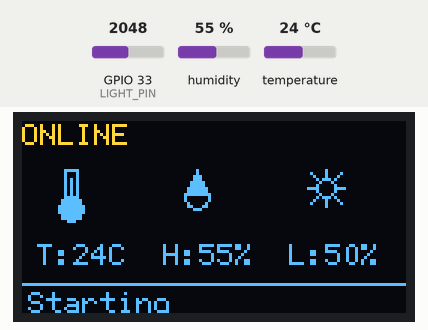
Recording of a sketch running on a simulated ESP32. On the bench: 128×64 one-colour display. The inputs (shaded band) are chosen by the test bench; at power-on: humidity 55 %, GPIO 33 (LIGHT_PIN) = 2048, temperature 24 °C (analog values on the 0–4095 scale). The OLED is the two-colour kind (top 16 rows yellow); WiFi joins after 1.5 s; servers stay silent unless stated; uploads are accepted with an empty reply; what the sketch prints to the serial monitor is not drawn.

Above: at 3.9 s.
4.0 s: humidity set to 22 %
At 5.2 s:
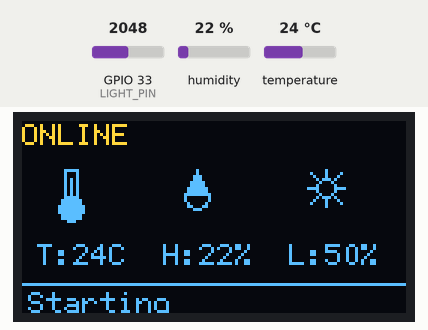
6.2 s: GPIO 33 (LIGHT_PIN) set to 2866
At 7.9 s:
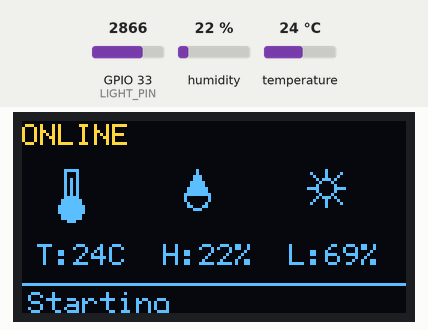
8.2 s: temperature set to 12 °C
At 9.4 s:
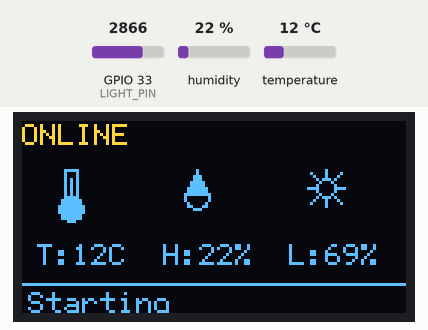
10.2 s: GPIO 33 (LIGHT_PIN) set to 3603
At 13.3 s:
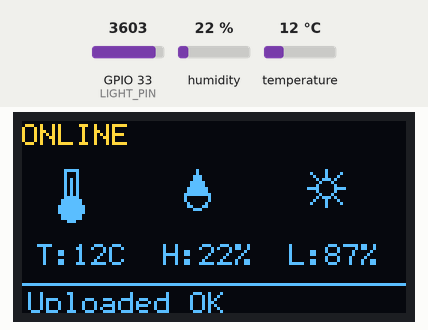
14.2 s: humidity set to 40 %
At 15.2 s:
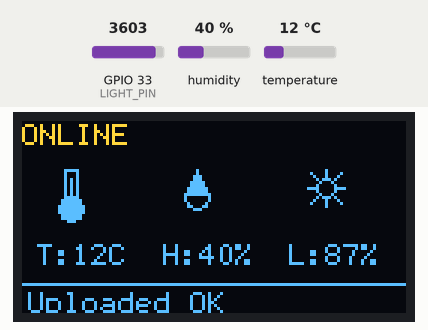
16.2 s: GPIO 33 (LIGHT_PIN) set to 4095
At 17.9 s:
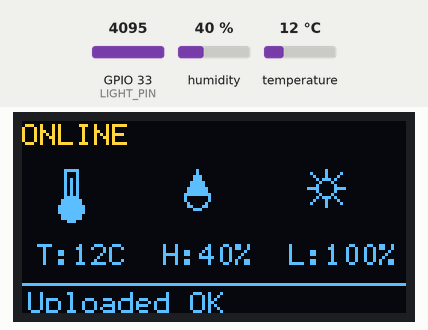
Timing chart, 0 to 19.2 s (numbered marks = the images above; inputs shaded):
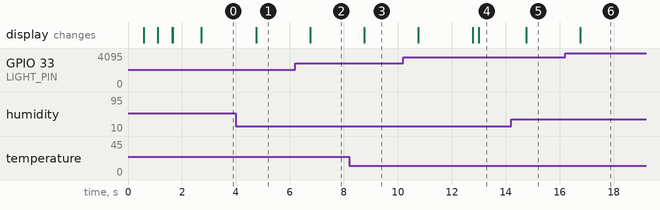

Measured:
- after the input at 4.0 s, the display: changes after 0.76 s (image 1)
- after the input at 6.2 s, the display: changes after 0.56 s (image 2)
- after the input at 8.2 s, the display: changes after 0.56 s (image 3)
- after the input at 14.2 s, the display: changes after 0.56 s (image 5)
- after the input at 16.2 s, the display: changes after 0.56 s (image 6)

The sketch:

24_google_dht_light_oled.ino
```cpp
#include <SimpleDHT.h>
#include <Wire.h>
#include <U8g2lib.h>
#include <WiFi.h>
#include <WiFiClientSecure.h>
#include <HTTPClient.h>

constexpr uint8_t DHT11_PIN = 14;
constexpr uint8_t LIGHT_PIN = 33;
constexpr char WIFI_SSID[] = "a";
constexpr char WIFI_PASSWORD[] = "YOUR_WIFI_PASSWORD";
constexpr char SHEET_ID[] = "1xPUW_jhTFVC8TJthiWnef2BqVDeWKtv-WPamYopdars";
constexpr char SHEET_NAME[] = "data1";
constexpr char SCRIPT_URL[] =
    "https://script.google.com/macros/s/AKfycbyR-Yp-uu4nIvnjvnkILaQ5AX8yFxp-UpBO-Sqs0su3ai1N_BvQsz_Q/exec";
constexpr unsigned long UPLOAD_INTERVAL = 10000;

SimpleDHT11 dht11(DHT11_PIN);
U8G2_SSD1306_128X64_NONAME_F_HW_I2C u8g2(
    U8G2_R0, /* reset=*/U8X8_PIN_NONE);

byte temperature = 0;
byte humidity = 0;
int lightPercent = 0;
int dhtError = SimpleDHTErrSuccess;
String uploadStatus = "Starting";
unsigned long lastSensorRead = 0;
unsigned long lastUpload = 0;

void drawThermometer(uint8_t x, uint8_t y) {
  u8g2.drawFrame(x + 3, y, 5, 11);
  u8g2.drawDisc(x + 5, y + 13, 4);
  u8g2.drawLine(x + 5, y + 3, x + 5, y + 12);
}

void drawDrop(uint8_t x, uint8_t y) {
  u8g2.drawCircle(x + 5, y + 9, 4);
  u8g2.drawTriangle(x + 5, y, x + 1, y + 8, x + 9, y + 8);
}

void drawSun(uint8_t x, uint8_t y) {
  u8g2.drawCircle(x + 6, y + 6, 3);
  u8g2.drawLine(x + 6, y, x + 6, y + 2);
  u8g2.drawLine(x + 6, y + 10, x + 6, y + 12);
  u8g2.drawLine(x, y + 6, x + 2, y + 6);
  u8g2.drawLine(x + 10, y + 6, x + 12, y + 6);
  u8g2.drawLine(x + 1, y + 1, x + 3, y + 3);
  u8g2.drawLine(x + 9, y + 9, x + 11, y + 11);
  u8g2.drawLine(x + 9, y + 3, x + 11, y + 1);
  u8g2.drawLine(x + 1, y + 11, x + 3, y + 9);
}

void showMessage(const String &message) {
  u8g2.clearBuffer();
  u8g2.drawStr(0, 0, "Google Sheet");
  u8g2.drawStr(0, 22, message.c_str());
  u8g2.sendBuffer();
}

bool connectWiFi() {
  WiFi.mode(WIFI_STA);
  WiFi.begin(WIFI_SSID, WIFI_PASSWORD);
  showMessage("Connecting WiFi");

  for (uint8_t attempt = 0; attempt < 40 && WiFi.status() != WL_CONNECTED;
       ++attempt) {
    delay(500);
    u8g2.setCursor((attempt % 18) * 6, 40);
    u8g2.print('.');
    u8g2.sendBuffer();
  }

  if (WiFi.status() == WL_CONNECTED) {
    Serial.print("WiFi connected, IP: ");
    Serial.println(WiFi.localIP());
    showMessage("WiFi connected!");
    delay(1000);
    return true;
  }

  Serial.println("WiFi connection failed");
  showMessage("WiFi failed");
  delay(1000);
  return false;
}

void readSensors() {
  dhtError = dht11.read(&temperature, &humidity, nullptr);
  int lightRaw = analogRead(LIGHT_PIN);
  lightPercent = constrain(map(lightRaw, 0, 4095, 0, 100), 0, 100);
}

void drawDashboard() {
  u8g2.clearBuffer();
  u8g2.drawStr(0, 0, WiFi.status() == WL_CONNECTED ? "ONLINE" : "OFFLINE");
  drawThermometer(11, 16);
  drawDrop(53, 16);
  drawSun(95, 16);

  char line[24];
  if (dhtError == SimpleDHTErrSuccess) {
    snprintf(line, sizeof(line), "T:%uC", temperature);
    u8g2.drawStr(5, 40, line);
    snprintf(line, sizeof(line), "H:%u%%", humidity);
    u8g2.drawStr(47, 40, line);
  } else {
    u8g2.drawStr(2, 40, "DHT err");
  }

  snprintf(line, sizeof(line), "L:%d%%", lightPercent);
  u8g2.drawStr(89, 40, line);
  u8g2.drawHLine(0, 54, 128);
  u8g2.drawStr(2, 56, uploadStatus.c_str());
  u8g2.sendBuffer();
}

String urlEncode(const String &value) {
  const char *hex = "0123456789ABCDEF";
  String encoded;
  for (size_t i = 0; i < value.length(); ++i) {
    char c = value[i];
    if (isalnum(static_cast<unsigned char>(c)) || c == '-' || c == '_' ||
        c == '.' || c == '~') {
      encoded += c;
    } else {
      encoded += '%';
      encoded += hex[(c >> 4) & 0x0F];
      encoded += hex[c & 0x0F];
    }
  }
  return encoded;
}

void sendToGoogleSheets() {
  if (WiFi.status() != WL_CONNECTED) {
    uploadStatus = "WiFi reconnect";
    drawDashboard();
    connectWiFi();
    return;
  }

  uploadStatus = "Uploading...";
  drawDashboard();

  String data = String(temperature) + "," + String(humidity) + "," +
                String(lightPercent);
  String url = String(SCRIPT_URL) + "?type=insert&dateInclude=1&sheetId=" +
               urlEncode(SHEET_ID) + "&sheetTag=" + urlEncode(SHEET_NAME) +
               "&data=" + urlEncode(data);

  WiFiClientSecure client;
  client.setInsecure();
  HTTPClient http;
  http.setFollowRedirects(HTTPC_STRICT_FOLLOW_REDIRECTS);

  if (http.begin(client, url)) {
    int httpCode = http.GET();
    String response = http.getString();
    Serial.printf("Google Sheet HTTP %d, response: %s\n", httpCode,
                  response.c_str());
    uploadStatus = (httpCode >= 200 && httpCode < 400) ? "Uploaded OK"
                                                       : "Upload error";
    http.end();
  } else {
    Serial.println("Google Sheet connection failed");
    uploadStatus = "HTTP error";
  }
  drawDashboard();
}

void setup() {
  Serial.begin(115200);
  analogReadResolution(12);
  pinMode(LIGHT_PIN, INPUT);

  Wire.begin(21, 22);
  u8g2.begin();
  u8g2.setFont(u8g2_font_6x12_tf);
  u8g2.setFontPosTop();

  connectWiFi();
  readSensors();
  drawDashboard();
  lastSensorRead = millis();
  lastUpload = millis();
}

void loop() {
  unsigned long now = millis();
  if (now - lastSensorRead >= 1000) {
    lastSensorRead = now;
    readSensors();
    drawDashboard();
    Serial.printf("Temperature: %u C, Humidity: %u %%, Light: %d %%\n",
                  temperature, humidity, lightPercent);
  }

  if (now - lastUpload >= UPLOAD_INTERVAL) {
    lastUpload = now;
    sendToGoogleSheets();
  }
}
```
